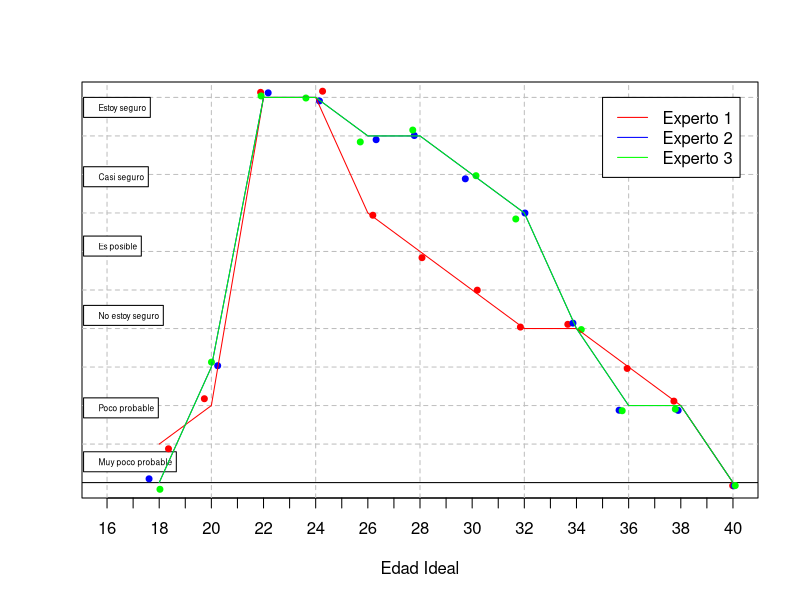
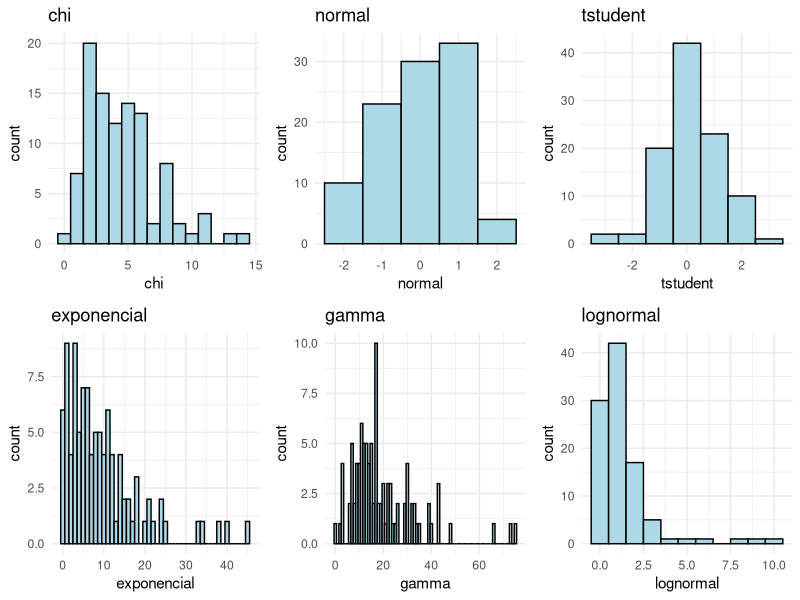
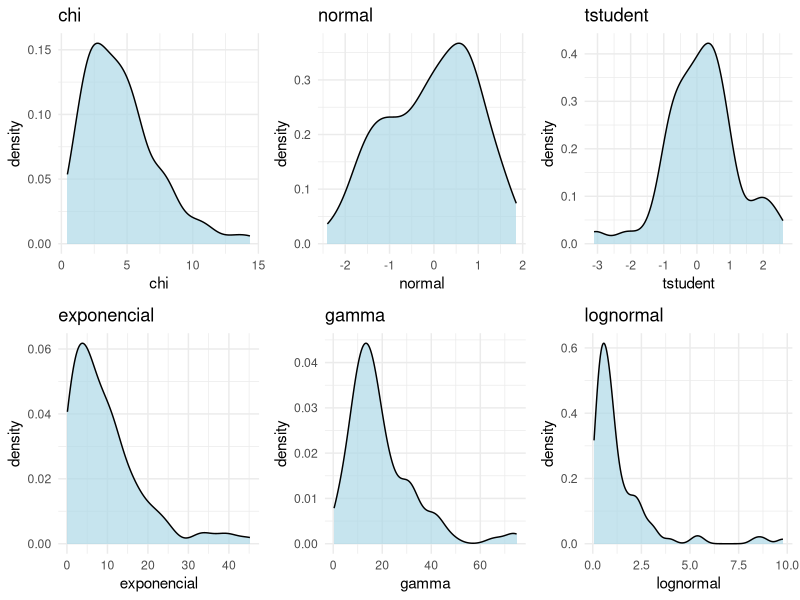
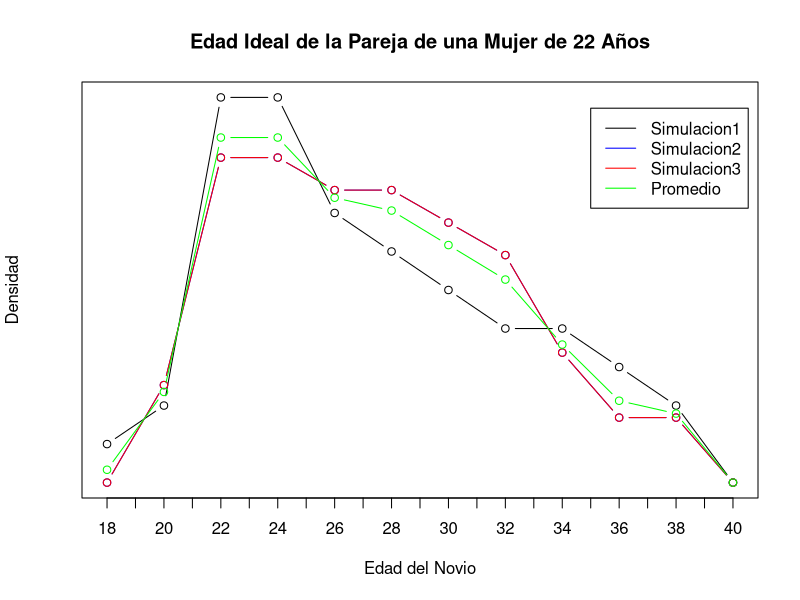
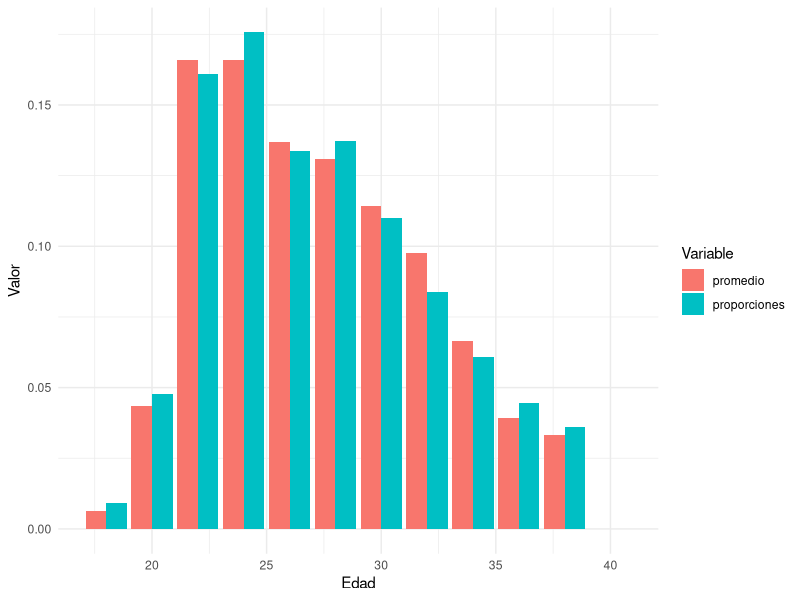
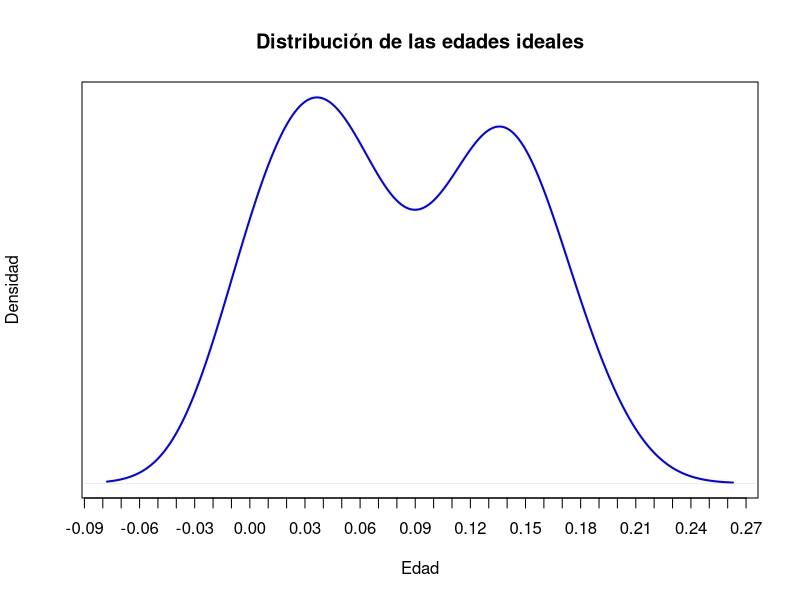
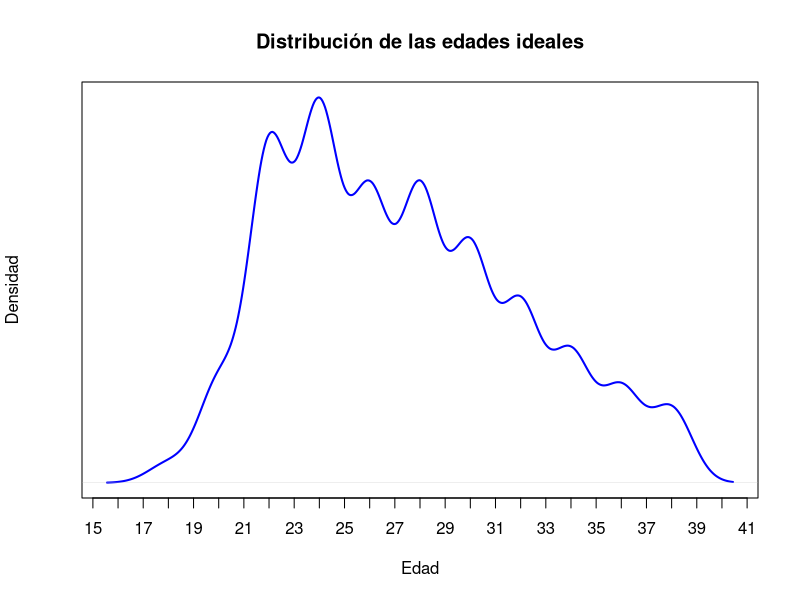
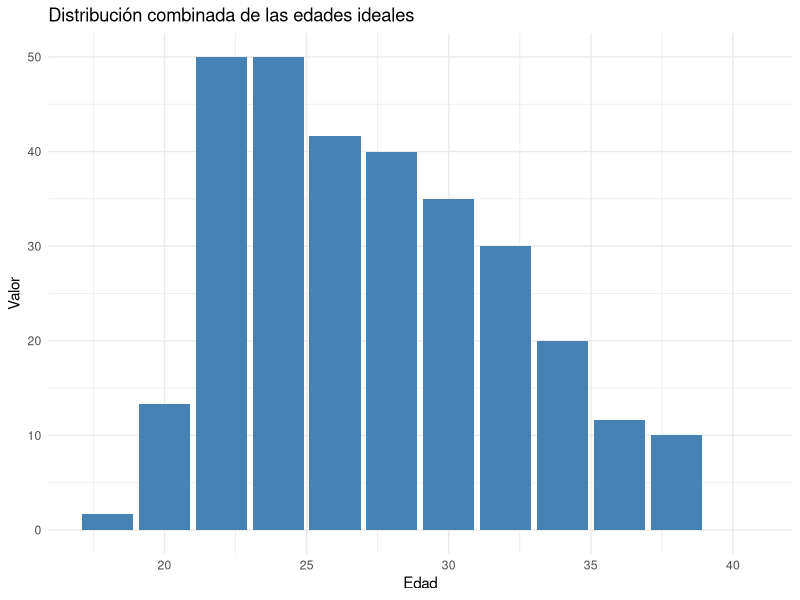

The R script that drew these images, in order:
## ---- chunk 1
knitr::opts_chunk$set(
	echo = T,
	fig.align = "center",
	fig.pos = "H",
	message = FALSE,
	warning = FALSE
)
## ---- chunk 2
library(knitr)
## ---- chunk 3
persona1 <- data.frame(
  edad = c(18, 20, 22, 24, 26, 28, 30, 32, 34, 36, 38, 40),
  valor = c(5, 10, 50, 50, 35, 30, 25, 20, 20, 15, 10, 0)
)

kable(persona1)
## ---- chunk 4
persona2 <- data.frame(
  edad = c(18, 20, 22, 24, 26, 28, 30, 32, 34, 36, 38, 40),
  valor = c(0,15,50,50,45,45,40,35,20,10,10,0)
)

kable(persona2)
## ---- chunk 5
persona3 <- data.frame(
  edad = c(18, 20, 22, 24, 26, 28, 30, 32, 34, 36, 38, 40),
  valor = c(0,15,50,50,45,45,40,35,20,10,10,0)
)

kable(persona3)
## ---- chunk 6
datos_combinados <- merge(merge(persona1, persona2, by = "edad", suffixes = c(".persona1", ".persona2")), persona3, by = "edad")
names(datos_combinados)[names(datos_combinados) == "valor"] <- "valor.persona3"

# Mostrar la tabla
knitr::kable(datos_combinados, caption = "Datos combinados de todas las personas")
## ---- chunk 7
kable(summary(datos_combinados[,-1]), caption = "Resumen datos")
## ---- chunk 8
all_personas <- rbind(persona1, persona2, persona3)
## ---- chunk 9
par(lab=c(30,20,20))
par(yaxt='n')
plot(c(1000000,3500000),c(0,50),type='n',ylab='',xlab='Edad Ideal', 
     xlim = c(16, 40))

abline(v=c(0,4,8,12,16,20,24,28,32,36,40),lty=2,col='grey')
abline(h=0)
abline(h=c(5,10,15,20,25,30,35,40,45,50),lty=2,col='grey')
legend(15.1,4,'Muy poco probable',cex=0.5,bg='white')
legend(15.1,11,'Poco probable',cex=0.5,bg='white')
legend(15.1,23,'No estoy seguro',cex=0.5,bg='white')
legend(15.1,32,'Es posible',cex=0.5,bg='white')
legend(15.1,41,'Casi seguro',cex=0.5,bg='white')
legend(15.1,50,'Estoy seguro',cex=0.5,bg='white')

# Agrega los valores de las personas como puntos con diferentes alturas en Y que son las categorias
points(x=jitter(persona1$edad), y=jitter(persona1$valor), col="red", pch=19,cex = 0.8)
points(x=jitter(persona2$edad), y=jitter(persona2$valor), col="blue", pch=19,cex = 0.8)
points(x=jitter(persona3$edad), y=jitter(persona3$valor), col="green", pch=19, cex = 0.8)
# Añade líneas que unen los puntos de cada persona
lines(x=persona1$edad, y=persona1$valor, col="red")
lines(x=persona2$edad, y=persona2$valor, col="blue")
lines(x=persona3$edad, y=persona3$valor, col="green")

legend(35, 50, c('Experto 1', 'Experto 2', 'Experto 3'), lty = c(1,1,1,1), 
       col = c( 'red', 'blue', 'green'))
## ---- chunk 10
# Load the necessary library
library(ggplot2)

# Create a data frame with example data (replace with your actual data)
# For demonstration purposes, I'll use random data
set.seed(420)
data <- data.frame(
  chi = rchisq(100, df = 5),
  normal = rnorm(100),
  tstudent = rt(100, df = 10),
  exponencial = rexp(100, rate = 0.1),
  gamma = rgamma(100, shape = 2, rate = 0.1),
  lognormal = rlnorm(100)
)

# Create histograms using ggplot2
histograms <- lapply(names(data), function(var_name) {
  ggplot(data, aes(x = .data[[var_name]])) +
    geom_histogram(binwidth = 1, fill = "lightblue", color = "black") +
    labs(title = var_name) +
    theme_minimal()
})

# Arrange histograms in a grid (3x3)
library(gridExtra)
grid.arrange(grobs = histograms, ncol = 3)

# Create density plots using ggplot2
density_plots <- lapply(names(data), function(var_name) {
  ggplot(data, aes(x = .data[[var_name]])) +
    geom_density(fill = "lightblue", color = "black", alpha = 0.7) +
    labs(title = var_name) +
    theme_minimal()
})

# Arrange density plots in a grid (3x3)
grid.arrange(grobs = density_plots, ncol = 3)

## ---- chunk 11
Nsimulaciones <- 1000
muestra1 <- sample(persona1$edad, Nsimulaciones, replace = TRUE, prob = persona1$valor)
muestra2 <- sample(persona2$edad, Nsimulaciones, replace = TRUE, prob = persona2$valor)
muestra3 <- sample(persona3$edad, Nsimulaciones, replace = TRUE, prob = persona3$valor)
## ---- chunk 12
proporcion1 <- prop.table(persona1$valor)
proporcion2 <- prop.table(persona2$valor)
proporcion3 <- prop.table(persona3$valor)
proporciones <- prop.table(table(c(muestra1, muestra2, muestra3)))
## ---- chunk 13
# Calcula el promedio de las proporciones
promedio <- (proporcion1 + proporcion2 + proporcion3) / 3
edad <-  persona1$edad
# Agrega el promedio al gráfico
plot(edad, proporcion1, type = 'b', ylab = 'Densidad', xlab = 'Edad del Novio')
title(main = 'Edad Ideal de la Pareja de una Mujer de 22 Años')
points(edad, proporcion2, type = 'b', col = 'blue')
points(edad, proporcion3, type = 'b', col = 'red')
points(edad, promedio, type = 'b', col = 'green')
legend(35, 0.18, c('Simulacion1', 'Simulacion2', 'Simulacion3', 'Promedio'), lty = c(1, 1, 1, 1), col = c('black', 'blue', 'red', 'green'))

## ---- chunk 14
#Adding to proporciones the value of 40
proporciones[12] <- 0

# Crea un data frame con tus datos
df <- data.frame(edad = unique(c(persona1$edad, persona2$edad, persona3$edad)),
                 promedio = as.numeric(promedio),
                 proporciones = as.numeric(proporciones))

# Convierte los datos a formato largo
df_long <- reshape2::melt(df, id.vars = "edad")

# Crea el gráfico
ggplot(df_long, aes(x = edad, y = value, fill = variable)) +
  geom_bar(stat = "identity", position = "dodge") +
  labs(x = "Edad", y = "Valor", fill = "Variable") +
  theme_minimal()


## ---- chunk 15
# Resumen de la variable 'promedio'
summary(df$promedio)

# Resumen de la variable 'proporciones'
summary(df$proporciones)

## ---- chunk 16
total <- rbind(proporcion1, proporcion2, proporcion3)

# Distribucion de todas las muestras
plot(density((total)), col = 'blue', lwd = 2, main = 'Distribución de las edades ideales', xlab = 'Edad', ylab = 'Densidad')
## ---- chunk 17
total <- rbind(muestra1, muestra2, muestra3)

# Distribucion de todas las muestras
plot(density((total)), col = 'blue', lwd = 2, main = 'Distribución de las edades ideales', xlab = 'Edad', ylab = 'Densidad')
## ---- chunk 18
combinado <- rbind(persona1, persona2, persona3)

library(dplyr)
resultado <- combinado %>%
  group_by(edad) %>%
  summarise(valor = mean(valor))

## ---- chunk 19

ggplot(resultado, aes(x=edad, y=valor)) +
  geom_bar(stat="identity", fill="steelblue") +
  theme_minimal() +
  labs(x="Edad", y="Valor", title="Distribución combinada de las edades ideales")
